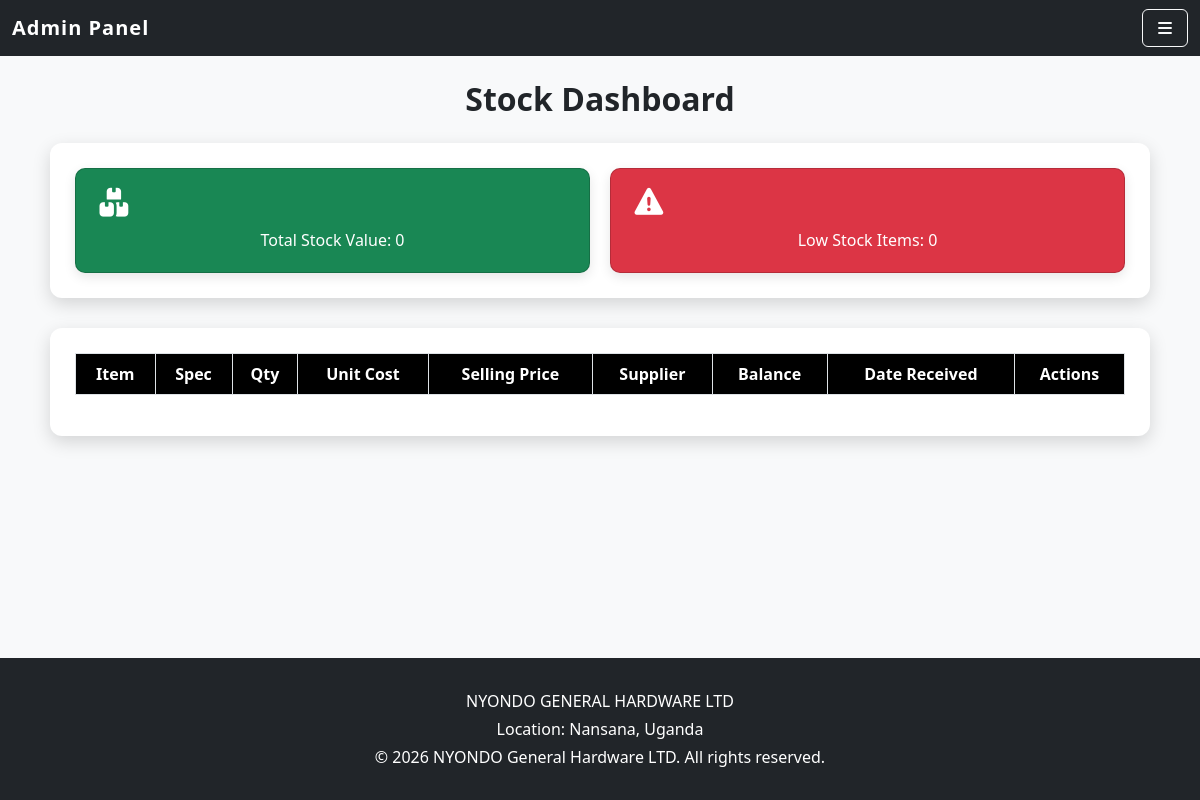
Before: /dashboard/stock/ with the older database file.
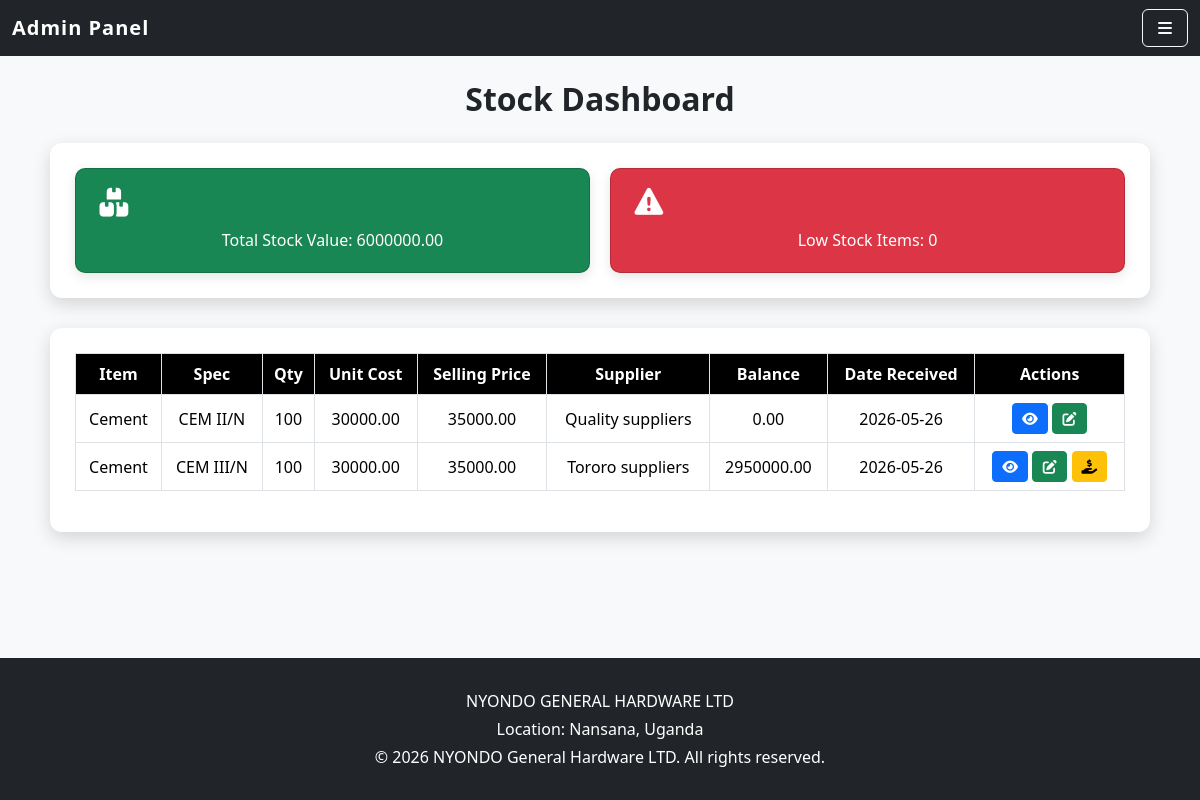
After: the same page with the newer database file.
### dupapp/models.py (models this page shows, shortened)
class Stock(models.Model):
    item_name = models.CharField(max_length=50)
    specification = models.CharField(max_length=100,blank=True)
    quantity = models.IntegerField()
    unit_cost = models.DecimalField(max_digits=10,decimal_places=2)
    selling_price = models.DecimalField(max_digits=10,decimal_places=2 )
    supplier = models.ForeignKey(Supplier,on_delete=models.CASCADE,related_name='stocks')
    date_received = models.DateTimeField(auto_now_add=True)
    payment_method = models.CharField(max_length=20,choices=[
            ('Cash', 'Cash'),
            ('Credit', 'Credit')
        ]
    )
    amount_paid = models.DecimalField(max_digits=10,decimal_places=2,default=0)
    def balance(self):
        return (self.quantity * self.unit_cost) - self.amount_paid
    def stock_value(self):
        return self.quantity * self.unit_cost

class Supplier(models.Model):
    name = models.CharField(max_length=100, unique=True)
    email = models.EmailField(unique=True)
    contact = models.CharField(max_length=20,blank=True,null=True)
    address = models.CharField(max_length=200,blank=True,null=True)

### dupapp/views.py (the view)
# urls.py: path("dashboard/stock/", views.admin_stock_dashboard, name="admin_stock_dashboard"),
def admin_stock_dashboard(request):
    stocks = Stock.objects.all()
    total_value = sum([s.stock_value() for s in stocks]) if stocks else 0
    low_stock = stocks.filter(quantity__lt=10)
    context = {
        'stocks': stocks,
        'total_value': total_value,
        'low_stock': low_stock,
    }
    return render(request, "admin_stock_dashboard.html", context)

### dupapp/templates/admin_stock_dashboard.html (shortened to what this page needs)
{% extends 'base_admin.html' %}
{% block content %}
<h2 class="page-heading">Stock Dashboard</h2>
<div class="cards-container">
  <div class="card bg-success text-white">
    <i class="fas fa-boxes"></i>
    <div>Total Stock Value: {{ total_value }}</div>
  </div>
  <div class="card bg-danger text-white">
    <i class="fas fa-exclamation-triangle"></i>
    <div>Low Stock Items: {{ low_stock.count }}</div>
  </div>
</div>
<div class="fields-container">
  <table class="table table-bordered">
    <thead>
      <tr>
        <th>Item</th>
        <th>Spec</th>
        <th>Qty</th>
        <th>Unit Cost</th>
        <th>Selling Price</th>
        <th>Supplier</th>
        <th>Balance</th>
        <th>Date Received</th>
        <th>Actions</th>
      </tr>
    </thead>
    <tbody>
      {% for stock in stocks %}
      <tr {% if stock.quantity < 10 %} class="table-danger" {% endif %}>
        <td>{{ stock.item_name }}</td>
        <td>{{ stock.specification }}</td>
        <td>{{ stock.quantity }}</td>
        <td>{{ stock.unit_cost }}</td>
        <td>{{ stock.selling_price }}</td>
        <td>{{ stock.supplier.name }}</td>
        <td>{{ stock.balance }}</td>
        <td>{{ stock.date_received|date:"Y-m-d" }}</td>
        <td>
          <a href="{% url 'admin_view_stock' stock.id %}" class="btn btn-sm btn-primary" title="View">
            <i class="fas fa-eye"></i>
          </a>
          <a href="{% url 'admin_edit_stock' stock.id %}" class="btn btn-sm btn-success" title="Edit">
            <i class="fas fa-edit"></i>
          </a>
          {% if stock.payment_method == "Credit" and stock.balance > 0 %}
            <a href="{% url 'admin_add_supplier_payment' stock.id %}" class="btn btn-sm btn-warning" title="Add Payment">
              <i class="fas fa-hand-holding-usd"></i>
            </a>
          {% endif %}
        </td>
      </tr>
      {% endfor %}
    </tbody>
  </table>
</div>
{% endblock %}

### dupapp/templates/base_admin.html (shortened to what this page needs)
<!doctype html>
<html lang="en">
  <head>
    <link href="https://cdn.jsdelivr.net/npm/bootstrap@5.3.8/dist/css/bootstrap.min.css" rel="stylesheet">
    <link rel="stylesheet" href="https://cdnjs.cloudflare.com/ajax/libs/font-awesome/7.0.1/css/all.min.css">
  </head>
  <body class="d-flex flex-column min-vh-100">
    <nav class="navbar navbar-dark bg-dark">
      <div class="container-fluid">
        <a class="navbar-brand" href="{% url 'admin_dashboard' %}">Admin Panel</a>
        <button class="btn btn-outline-light" type="button" data-bs-toggle="offcanvas" data-bs-target="#offcanvasAdmin">
          <i class="fas fa-bars"></i>
        </button>
      </div>
    </nav>
    <main class="container mt-4 flex-grow-1">
      {% block content %}
      {% endblock %}
    </main>
    <footer class="bg-dark text-white text-center py-3 ">
      <div style="background-color:#212529; padding:15px 0;">
        <p class="mb-1">NYONDO GENERAL HARDWARE LTD</p>
        <p class="mb-1">Location: Nansana, Uganda</p>
        <p class="mb-0">&copy; 2026 NYONDO General Hardware LTD. All rights reserved.</p>
      </div>
    </footer>
  </body>
</html>

### dupapp/templates/base_admin.html (style rules this page uses)
html, body { height: 100%; margin: 0; padding: 0; }
body { background-color:#f8f9fa; display: flex; flex-direction: column; }
main { flex: 1; }
.navbar-dark, footer { background-color: #212529 !important; }
.navbar-brand { font-weight: bold; letter-spacing: 1px; }
footer { position: relative; left: 0; right: 0; width: 100%; }
.btn { transition: transform 0.2s ease, box-shadow 0.2s ease; }

### dupapp/templates/admin_stock_dashboard.html (style rules this page uses)
.cards-container { background: #fff; border-radius: 12px; padding: 25px; margin: 20px auto; max-width: 1100px; box-shadow: 0 6px 18px rgba(0,0,0,0.15); display: flex; justify-content: center; gap: 20px; }
.fields-container { background: #fff; border-radius: 12px; padding: 25px; margin: 30px auto; max-width: 1100px; box-shadow: 0 6px 18px rgba(0,0,0,0.15); }
.page-heading { text-align: center; font-weight: 600; margin-bottom: 25px; color: #212529; }
.card { border-radius: 10px; text-align: center; font-weight: 500; padding: 20px; flex: 1; box-shadow: 0 4px 12px rgba(0,0,0,0.1); }
.card i { font-size: 1.8rem; margin-bottom: 10px; display: block; }
.table thead th { background-color: #000; color: #fff; text-align: center; }
.table td { text-align: center; vertical-align: middle; }

Changed rows visible on the page:
added Stock: item_name "Cement", specification "CEM II/N", quantity "100", unit_cost "30000.00", selling_price "35000.00", supplier.name "Quality suppliers", balance "0.00", date_received "2026-05-26"
added Stock: item_name "Cement", specification "CEM III/N", quantity "100", unit_cost "30000.00", selling_price "35000.00", supplier.name "Tororo suppliers", balance "2950000.00", date_received "2026-05-26", payment_method "Credit" (drawn)
Other visible differences:
{{ total_value }}: "0" → "6000000.00"
